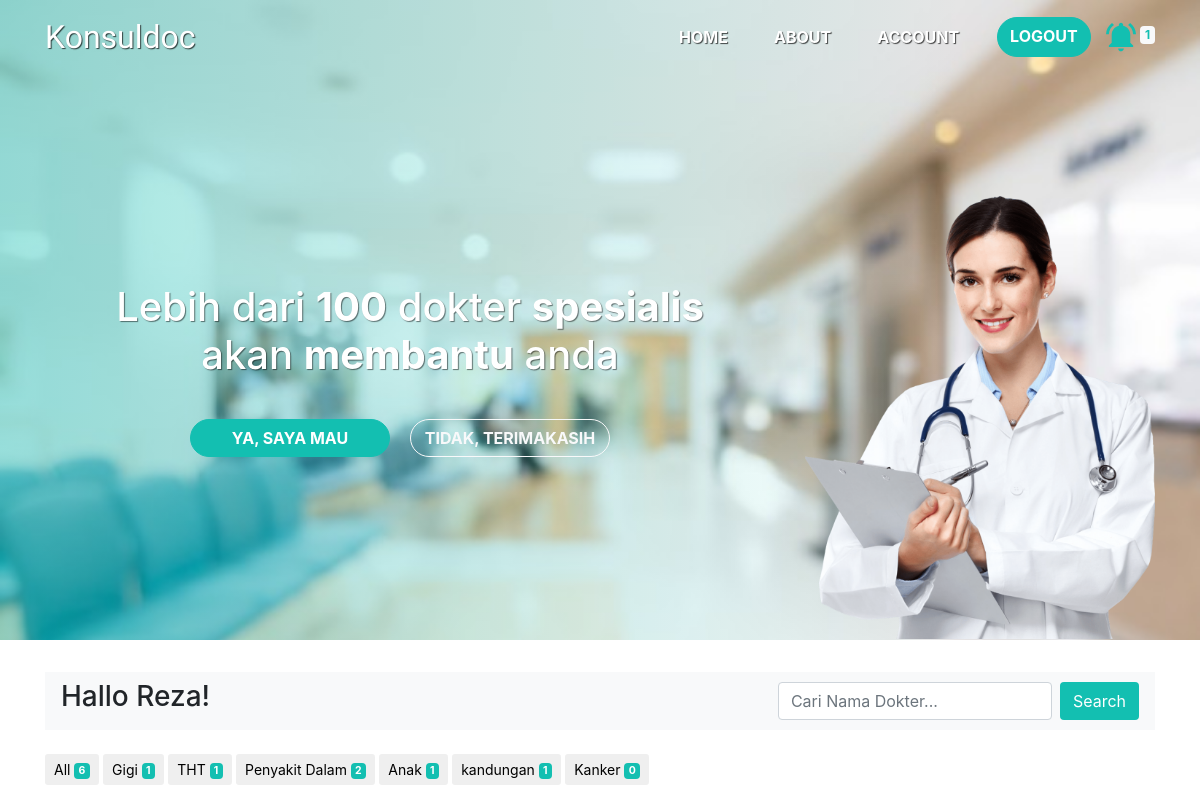
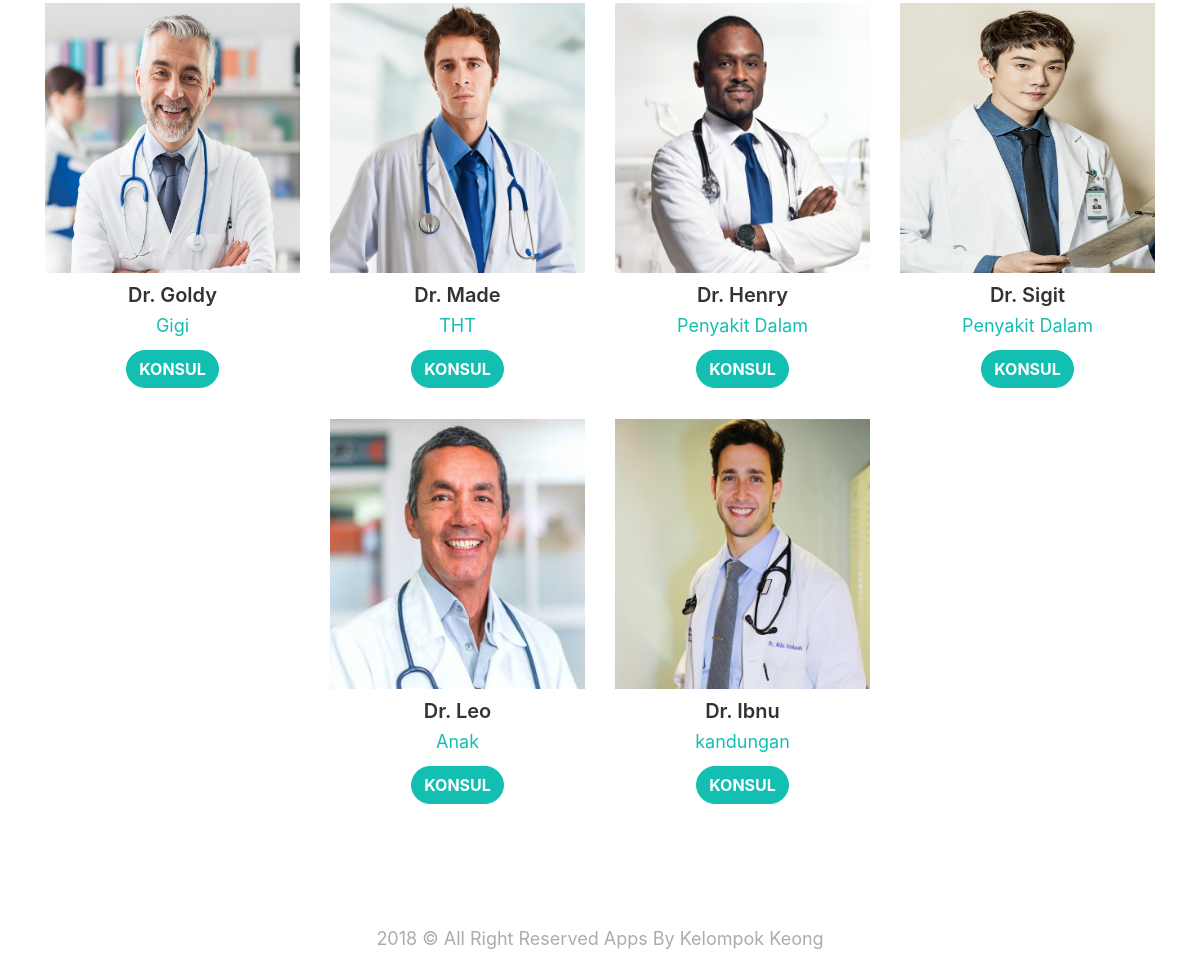
Screenshot of /index.php?p=select_chat (signed in) with the database file from the repository (2 pictures, top to bottom).
### tables this page shows
CREATE TABLE `tspesialisasi` (
  `id_spesialisasi` int(11) NOT NULL,
  `kode_spesialisasi` varchar(20) NOT NULL,
  `nama_spesialisasi` varchar(30) NOT NULL
);

CREATE TABLE `tuser` (
  `id_user` int(11) NOT NULL,
  `nama_user` varchar(50) NOT NULL,
  `email_user` varchar(50) NOT NULL,
  `telp_user` varchar(20) NOT NULL,
  `pass_user` varchar(255) NOT NULL,
  `spesialis` varchar(20) DEFAULT NULL,
  `role` varchar(20) DEFAULT NULL,
  `foto_user` varchar(50) DEFAULT NULL,
  `tgl_lahir` date DEFAULT NULL,
  `jk` varchar(30) DEFAULT NULL
);

### index.php (called while the page is built, shortened)
<?php
include 'database/Spesialisasi.php';
include 'database/Dokter.php';
?>
<?php
if(!isset($_GET['p'])){
  $page = "select_main";
}else{
  $page = $_GET['p'];
}
include 'pages/'.$page .'.php';
?>

### database/Dokter.php (called while the page is built, shortened)
<?php
  class Dokter{
    private $pdo;
    function __construct(){
      try{
        $this->pdo = new PDO('mysql:host=localhost;dbname=db_konsuldoc','root','');
      }catch(PDOException $e){
        echo $e;
      }
    }
  public function tampilJumlahDokter(){
		$sql = "SELECT * FROM tuser WHERE role='dokter'";
		$stmt = $this->pdo->query($sql);
		$count = $stmt->rowCount();
		return $count;
	}
  public function tampilJumlahDokterByKode($kode){
		$sql = "SELECT * FROM tuser WHERE role='dokter' AND spesialis='$kode'";
		$stmt = $this->pdo->query($sql);
		$count = $stmt->rowCount();
		return $count;
	}
  public function tampilDokter(){
    $sql="SELECT * FROM tuser,tspesialisasi WHERE role='dokter' AND tuser.spesialis = tspesialisasi.kode_spesialisasi";
    $stmt = $this->pdo->query($sql);
    return $stmt;
  }
}
?>

### database/Spesialisasi.php (called while the page is built, shortened)
<?php
	class Spesialisasi {
			function __construct(){
				try{
					$this->pdo = new PDO('mysql:host=localhost;dbname=db_konsuldoc', 'root', '');
				}catch(PDOException $e){
					echo $e;
				}
			}
	public function tampilSpesialisasi(){
		$sql = "SELECT * FROM tspesialisasi";
		$stmt = $this->pdo->query($sql);
		return $stmt;
	}
}

### pages/select_chat.php (the view, shortened to what this page needs)
<?php
  $spesial = new Spesialisasi;
  $tampilSpesial = $spesial->tampilSpesialisasi();
  $dokter = new Dokter;
  $tampilDokter = $dokter->tampilDokter();
  $jumlahSemuaDokter = $dokter->tampilJumlahDokter();
 ?>
 <?php if ($_SESSION['role']=='user'): ?>
     <div class="row">
       <div class="col-12">
       <nav class="navbar navbar-light bg-light justify-content-between">
           <h3>Hallo <?= $_SESSION['nama'] ?>!</h3>
           <form class="form-inline">
             <input class="form-control mr-sm-2" type="search"  placeholder="Cari Nama Dokter..." autofocus aria-label="Search" id="keyword">
             <button class="btn hijau putih my-2 my-sm-0" type="submit" id="tombolCari">Search</button>
           </form>
       </nav>
     </div>
     </div><br />
       <div class="row">
       <div class=" col-12 kategori">
         <a href="index.php?p=select_chat">
           <button type="button" class="btn btn-sm">
             All <span class="badge badge-secondary  hijau"><?= $jumlahSemuaDokter ?></span>
           </button>
         </a>
         <?php
            foreach ($tampilSpesial as $row) :
          ?>
         <a href="index.php?p=select_chat&&kode=<?= $row['kode_spesialisasi']  ?>">
           <button type="button" class="btn btn-sm">
             <?= $row['nama_spesialisasi'] ?> <span class="badge badge-secondary  hijau">
               <?php
                 $jumlahDokter = $dokter->tampilJumlahDokterByKode($row['kode_spesialisasi']);
                 echo $jumlahDokter;
              ?></span>
           </button>
         </a>
         <?php
            endforeach;
          ?>
       </div>
     </div>
       <div class="row justify-content-center ashiapp" id="konten">
           <?php
              foreach ($tampilDokter as $row) :
            ?>
           <div>
             <div class="col-lg ourdoctor2 maelee mb-3 text-center">
               <div class="ourdoctortempat">
                 <div class="kotaku">
                   <img src="<?= $row['foto_user']  ?>" alt="Security" class="">
                 </div>
               </div>
               <h4>Dr. <?= $row['nama_user']  ?></h4>
               <p><?= $row['nama_spesialisasi']  ?></p>
               <button class="btn btn-secondary hijau tombol" data-toggle="modal" data-target="#form_konsul_<?= $row['id_user'] ?>" data-whatever="@getbootstrap">Konsul</button>
             </div>
           </div>
           <?php
              endforeach;
            ?>
          </div>
 <?php endif; ?>

### style.css (style rules this page uses)
.kategori { text-align: center; }
.putih { color: #fff; }
.hijau { background-color: #13BFB1; }
.navbar { position: relative; z-index: 1; }
.tombol { text-transform: uppercase; border-radius: 40px; font-weight: bold; }
.btn-secondary { background-color: #13BFB1; border-color:#13BFB1; }
.maelee { margin-top: 15px; }
.ourdoctortempat { width: 255px; height: 270px; overflow-y: hidden ! important; overflow-x: hidden ! important; }
.ourdoctor2 h4 { margin-top: 10px; color: #333; text-align: center; font-size: 20px; font-weight: 590; }
.ourdoctor2 p { color: #13BFB1; text-align: center; font-size: 18px; margin-top: -3px; }
.ourdoctor2 button { margin-top: -5px; }
.ourdoctor2 img { width: 255px; height: 100%; }
.kotaku { position: relative; width: 100%; height: 100%; }
@media (min-width: 992px) { .kategori { text-align: left; } }

### pesan.css (style rules this page uses)
.hijau { background-color: #13BFB1; }

### csslogin/styles.css (style rules this page uses)
*, *::after, *::before { -webkit-box-sizing: border-box; box-sizing: border-box; }
a { text-decoration: none; }
img { max-width: 100%; }
input, textarea { font-size: 1.6rem; }

### rows the page displays
tspesialisasi: nama_spesialisasi "Gigi", jumlahDokter "1"
tspesialisasi: nama_spesialisasi "THT", jumlahDokter "1"
tspesialisasi: nama_spesialisasi "Penyakit Dalam", jumlahDokter "2"
tspesialisasi: nama_spesialisasi "Anak", jumlahDokter "1"
tspesialisasi: nama_spesialisasi "kandungan", jumlahDokter "1"
tspesialisasi: nama_spesialisasi "Kanker", jumlahDokter "0"
tuser: foto_user (picture), nama_user "Goldy", tspesialisasi.nama_spesialisasi "Gigi"
tuser: foto_user (picture), nama_user "Made", tspesialisasi.nama_spesialisasi "THT"
tuser: foto_user (picture), nama_user "Henry", tspesialisasi.nama_spesialisasi "Penyakit Dalam"
tuser: foto_user (picture), nama_user "Sigit", tspesialisasi.nama_spesialisasi "Penyakit Dalam"
tuser: foto_user (picture), nama_user "Leo", tspesialisasi.nama_spesialisasi "Anak"
tuser: foto_user (picture), nama_user "Ibnu", tspesialisasi.nama_spesialisasi "kandungan"

### other values shown
$jumlahkonsul "1"
$_SESSION['nama'] "Reza"
$jumlahSemuaDokter "6"
